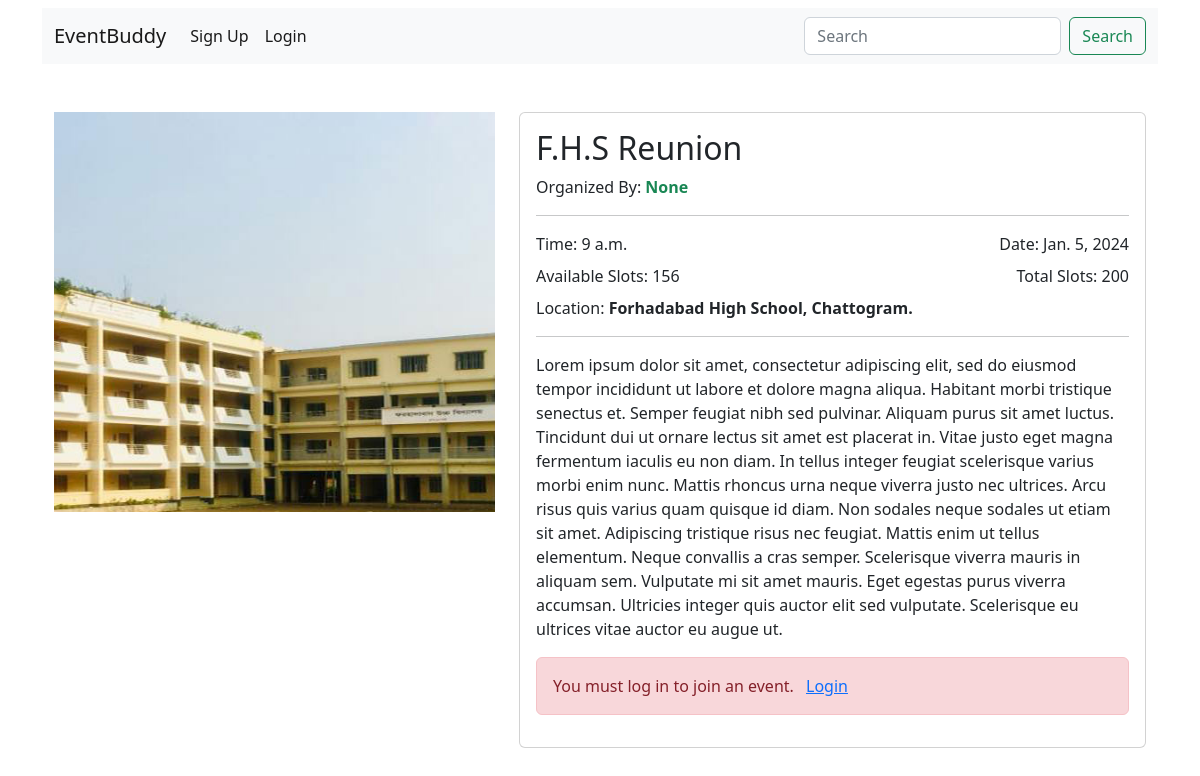
Page /event/1/ on the earlier database version.
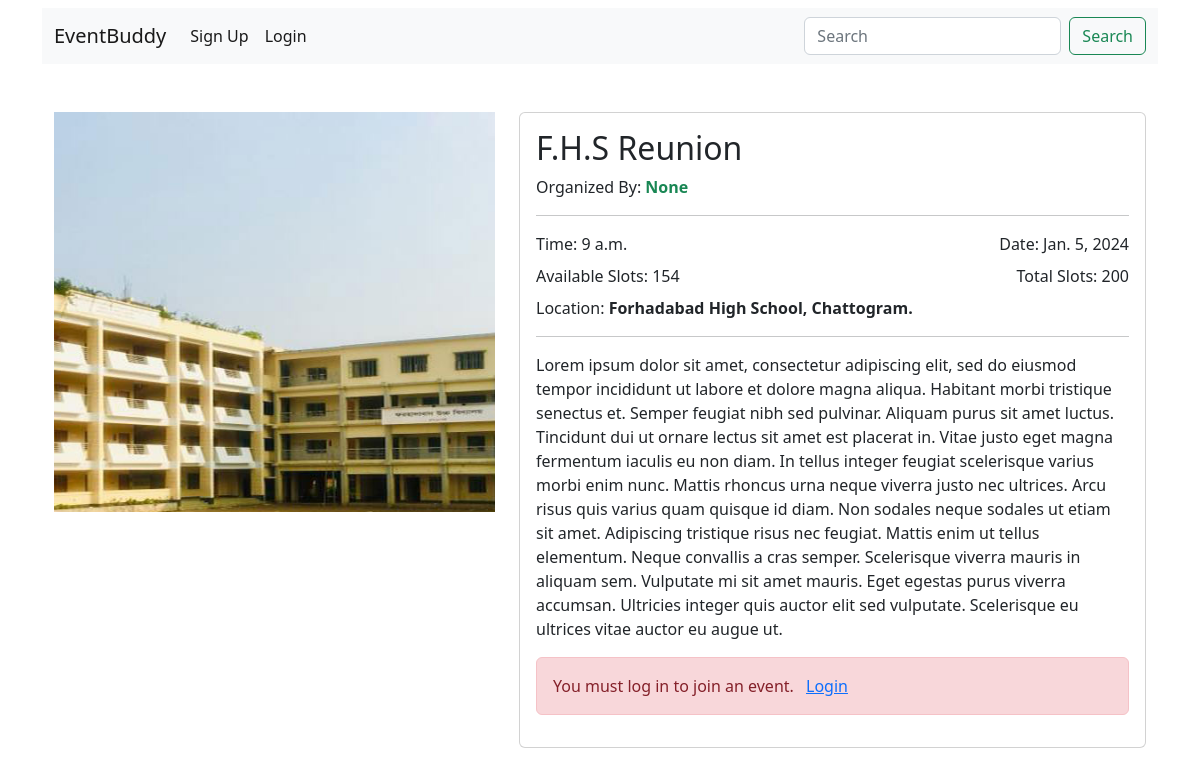
Same page on the later database version.
### event_app/models.py (models this page shows, shortened)
class Event(models.Model):
    user = models.ForeignKey(User, on_delete=models.CASCADE,null=True,blank=True)
    title = models.CharField(max_length=150)
    description = models.TextField()
    time = models.TimeField(auto_now_add=False)
    date = models.DateField(auto_now_add=False)
    location = models.CharField(max_length=250)
    total_slots = models.PositiveIntegerField()
    available_slots = models.PositiveIntegerField()
    image = models.ImageField(upload_to="events")
    created_at = models.DateTimeField(auto_now_add=True)

### event_app/views.py (the view)
# urls.py: path("event/<int:id>/", views.event_details, name="event_details"),
def event_details(request, id):
    event = Event.objects.get(id=id)
    checked = False
    user = request.user
    if user.is_superuser or user.is_staff:
        checked = True
    current_date = datetime.now().date()
    last_date = event.date - timedelta(days=1)
    if user.is_authenticated:
        try:
            joined = EventRegistration.objects.filter(
                user=user, event=event.id
            ).exists()
        except EventRegistration.DoesNotExist:
            joined = None
    else:
        joined = None
    context = {
        "event": event,
        "joined": joined,
        "current_date": current_date,
        "last_date": last_date,
        "checked":checked
    }
    return render(request, "event_details.html", context)

### templates/event_details.html (shortened to what this page needs)
{% extends "base.html" %}
{% block content %}
<div class="container mt-5">
    <div class="row">
        <div class="col-md-5">
            <img src="{{ event.image.url }}" class="card-img-top" style="height: 400px; object-fit: cover;" alt="Event Image">
        </div>
        <div class="col-md-7">
            <div class="card">
                <div class="card-body">
                    <div class="d-flex justify-content-between mb-2">
                        <div class="text-start">
                            <span class="text-dark"><h2 class=" text-begin card-title">{{ event.title }}</h2></span>
                            Organized By:<span class="text-success"><b> {{ event.user }}</b></span>
                        </div>
                    </div>
                    <hr>
                    <div class="d-flex justify-content-between mb-2">
                        <div class="text-start">
                            <span class="text-dark">Time: {{event.time}}</span>
                        </div>
                        <div class="text-end">
                            <span class="text-dark">Date: {{event.date}}</span>
                        </div>
                    </div>
                    <div class="d-flex justify-content-between mb-2">
                        <div class="text-start">
                            <span class="text-dark">Available Slots: {{event.available_slots}}</span>
                        </div>
                        <div class="text-end">
                            <span class="text-dark">Total Slots: {{event.total_slots}}</span>
                        </div>
                    </div>
                    <div class="text-start">
                        <span class="text-dark">Location: <b>{{event.location}}</b></span>
                    </div>
                    <hr>
                    <p class="mt-3">{{event.description}}</p>
                    {% if request.user.is_authenticated %}
                        {% if event.user == request.user %}
                            <a href="{% url "update_event" event.id %}" class="btn btn-primary" role="button">Update Event</a>
                            <a href="{% url "delete_event" event.id %}" class="btn btn-danger" role="button">Delete Event</a>
                        {% elif not checked %}
                        <div>
                            {% if event.available_slots == 0 %}
                            <h4 class='text-center text-danger'>No Slots Available</h4>
                            {% elif last_date >= current_date  %}
                            <div class="d-grid gap-2">
                                {% if joined %}
                                <a href="{% url "leave_event" event.id %}" class="btn btn-danger" role="button">Leave Event</a>
                                {% else %}
                                    <a href="{% url "join_event" event.id %}" class="btn btn-primary" role="button">Join Event</a>
                                {% endif %}
                            </div>
                            {% elif event.date < current_date %}
                                <h5 class='text-danger'>Event has passed</h5>
                            {% endif %}
                        </div>
                        {% endif %}
                    {% else %}
                    <div class="alert alert-danger" role="alert">
                        <span>You must log in to join an event. <span class="mx-2"><a href="{% url "login" %}">Login</a></span></span>
                      </div>
                    {% endif %}
                </div>
            </div>
        </div>
    </div>
</div>
{% endblock content %}

Differences in the rows shown:
changed Event "F.H.S Reunion": available_slots "156" → "154"
